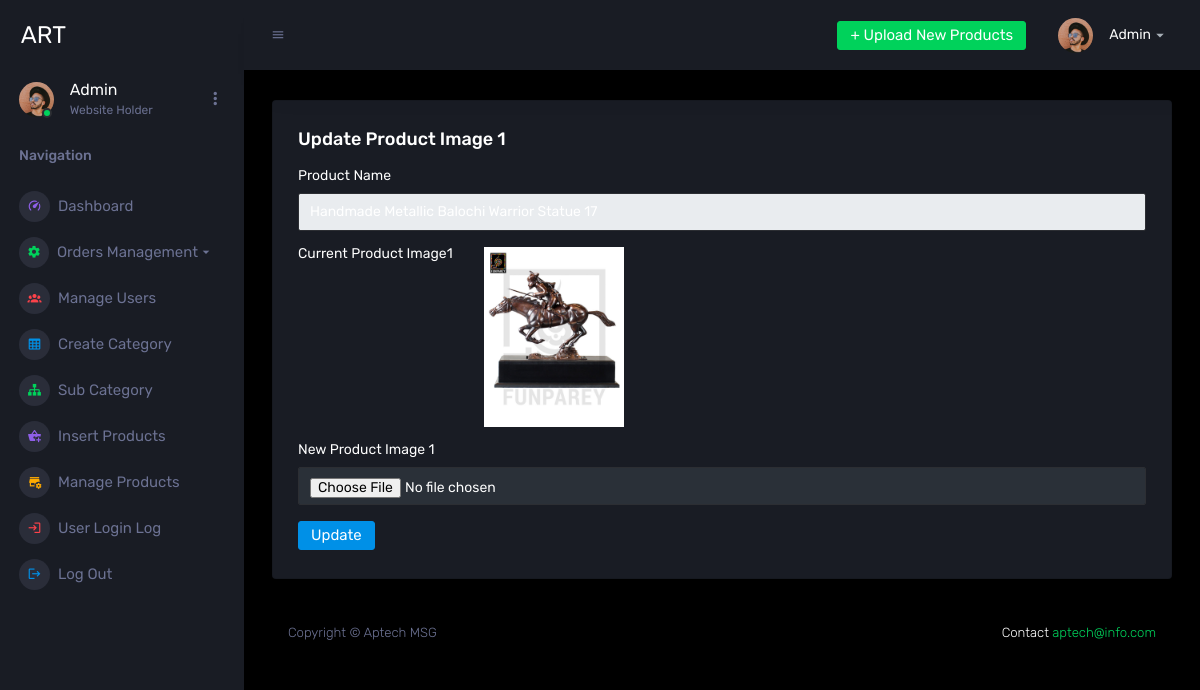
/admin/update-image1.php?id=15 (signed in), run on the app's committed database.
### tables this page shows
CREATE TABLE `products` (
  `id` int(11) NOT NULL,
  `category` int(11) NOT NULL,
  `subCategory` int(11) DEFAULT NULL,
  `productName` varchar(255) DEFAULT NULL,
  `productCompany` varchar(255) DEFAULT NULL,
  `productPrice` int(11) DEFAULT NULL,
  `productPriceBeforeDiscount` int(11) DEFAULT NULL,
  `productDescription` longtext DEFAULT NULL,
  `productImage1` varchar(255) DEFAULT NULL,
  `productImage2` varchar(255) DEFAULT NULL,
  `productImage3` varchar(255) DEFAULT NULL,
  `shippingCharge` int(11) DEFAULT NULL,
  `productAvailability` varchar(255) DEFAULT NULL,
  `postingDate` timestamp NULL DEFAULT current_timestamp(),
  `updationDate` varchar(255) DEFAULT NULL
);

### admin/update-image1.php (the view, shortened to what this page needs)
<?php
include('includes/config.php');
if (strlen($_SESSION['alogin']) == 0) {
    header('location:index.php');
} else {
    $pid = intval($_GET['id']);
?>
    <!DOCTYPE html>
    <html lang="en">
    <head>
        <link rel="stylesheet" href="https://cdn.jsdelivr.net/npm/@mdi/font@7.2.96/css/materialdesignicons.min.css">
        <link rel="stylesheet" href="assets/vendors/css/vendor.bundle.base.css">
        <link rel="stylesheet" href="assets/css/style.css">
    </head>
    <body>
        <div class="container-scroller">
            <?php
            include './includes/sidebar.php'
            ?>
            <div class="container-fluid page-body-wrapper">
                <?php
                include 'includes/navbar.php';
                ?>
                <div class="main-panel">
                    <div class="content-wrapper">
                        <div class="row">
                            <div class="col-12 grid-margin stretch-card">
                                <div class="card">
                                    <div class="card-body">
                                        <h4 class="card-title">Update Product Image 1</h4>
                                        <form class="forms-sample" name="insertproduct" method="post" enctype="multipart/form-data">
                                            <?php
                                                $query = mysqli_query($con, "select productName,productImage1 from products where id='$pid'");
                                                while ($row = mysqli_fetch_array($query)) {
                                            ?>
                                            <div class="form-group">
                                                <label for="exampleInputPassword1">Product Name</label>
                                                <input type="text" class="form-control" name="productName" readonly value="<?php echo htmlentities($row['productName']); ?>" required>
                                            </div>
                                            <div class="form-group">
                                                <label>Current Product Image1</label>
                                                <img src="productimages/<?php echo htmlentities($pid); ?>/<?php echo htmlentities($row['productImage1']); ?>"  height="180">
                                            </div>
                                            <div class="form-group">
                                                <label for="productimage1">New Product Image 1</label>
                                                <input type="file" name="productimage1" id="productimage1" value="" class="form-control " required>
                                            </div>
                                            <?php } ?>
                                            <button type="submit" class="btn btn-primary mr-2" name="submit">Update</button>
                                        </form>
                                    </div>
                                </div>
                            </div>
                        </div>
                        <?php
                        include 'includes/footer.php'
                        ?>
                    </div>
                </div>
            </div>
    </body>
<?php } ?>
    </html>

### data on the page
products: productName "Handmade Metallic Balochi Warrior Statue 17", productImage1 (picture)
